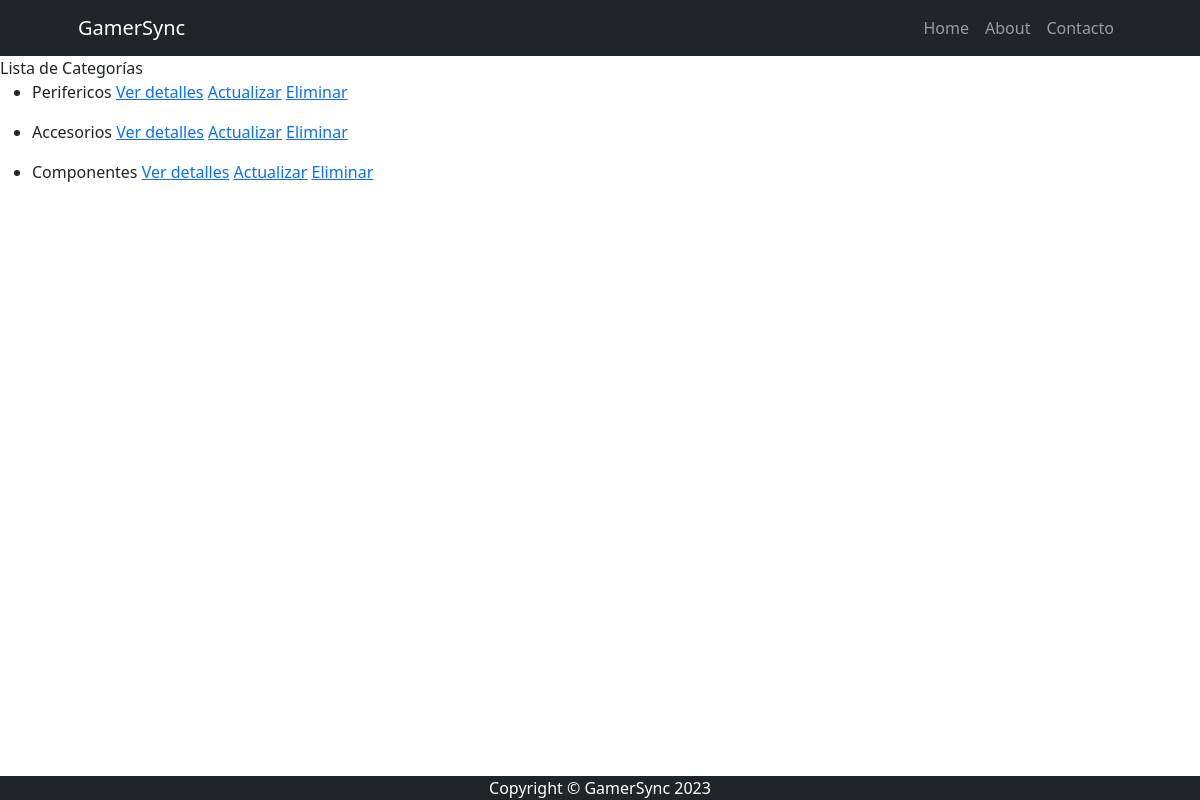
Page /productos/categoria/list/ on the committed database.
### apps/productos/models.py (models this page shows, shortened)
class Categoria(models.Model):
    nombre = models.CharField(max_length=50, null=False)
    descripcion = models.CharField(max_length=100, null=True)

### apps/productos/views.py (the view)
# urls.py: path('categoria/list/', views.CategoriaList.as_view(), name='categoria_list'),
class CategoriaList(ListView):
    model = models.Categoria

### apps/productos/templates/productos/categoria_list.html
{% extends 'productos/index.html' %}
{% block TITULO %}
    Lista de Categorías
{% endblock TITULO %}
{% block INDEX_CONTENIDO %}
    {% if object_list %}
        {% for object in object_list %}
            <ul>
                <li>{{ object.nombre }}
                    <a href="{% url 'productos:categoria_detail' object.id %}">Ver detalles</a>
                    <a href="{% url 'productos:categoria_update' object.id %}">Actualizar</a>
                    <a href="{% url 'productos:categoria_delete' object.id %}">Eliminar</a>
                </li>
            </ul>
        {% endfor %}
    {% else %}
            <p>No hay elementos</p>
    {% endif %}
{% endblock INDEX_CONTENIDO %}

### rows in the picture
Categoria: nombre "Perifericos"
Categoria: nombre "Accesorios"
Categoria: nombre "Componentes"
